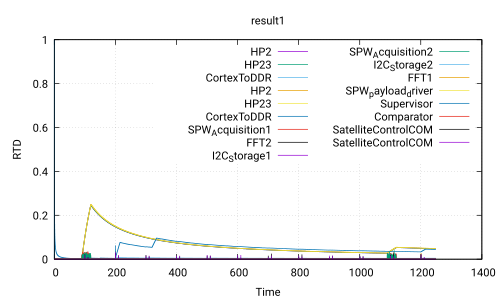

This chart was generated by the following gnuplot code:
 set title 'result1'
 set ylabel 'RTD'
 set xlabel 'Time'
 set grid
 set term pdf
 set output 'Use_case_DoubleCamera_Safety.ATIPPIC.executable320.0_0.0.pdf'
 plot 'Use_case_DoubleCamera_Safety.ATIPPIC.executable320.0_0.0.csv' using 1:2 with lines title 'HP2','Use_case_DoubleCamera_Safety.ATIPPIC.executable320.0_0.0.csv' using 1:3 with lines title 'HP23','Use_case_DoubleCamera_Safety.ATIPPIC.executable320.0_0.0.csv' using 1:4 with lines title 'CortexToDDR','Use_case_DoubleCamera_Safety.ATIPPIC.executable320.0_0.0.csv' using 1:5 with lines title 'HP2','Use_case_DoubleCamera_Safety.ATIPPIC.executable320.0_0.0.csv' using 1:6 with lines title 'HP23','Use_case_DoubleCamera_Safety.ATIPPIC.executable320.0_0.0.csv' using 1:7 with lines title 'CortexToDDR','Use_case_DoubleCamera_Safety.ATIPPIC.executable320.0_0.0.csv' using 1:8 with lines title 'SPW_Acquisition1','Use_case_DoubleCamera_Safety.ATIPPIC.executable320.0_0.0.csv' using 1:9 with lines title 'FFT2','Use_case_DoubleCamera_Safety.ATIPPIC.executable320.0_0.0.csv' using 1:10 with lines title 'I2C_Storage1','Use_case_DoubleCamera_Safety.ATIPPIC.executable320.0_0.0.csv' using 1:11 with lines title 'SPW_Acquisition2','Use_case_DoubleCamera_Safety.ATIPPIC.executable320.0_0.0.csv' using 1:12 with lines title 'I2C_Storage2','Use_case_DoubleCamera_Safety.ATIPPIC.executable320.0_0.0.csv' using 1:13 with lines title 'FFT1','Use_case_DoubleCamera_Safety.ATIPPIC.executable320.0_0.0.csv' using 1:14 with lines title 'SPW_payload_driver','Use_case_DoubleCamera_Safety.ATIPPIC.executable320.0_0.0.csv' using 1:15 with lines title 'Supervisor','Use_case_DoubleCamera_Safety.ATIPPIC.executable320.0_0.0.csv' using 1:16 with lines title 'Comparator','Use_case_DoubleCamera_Safety.ATIPPIC.executable320.0_0.0.csv' using 1:17 with lines title 'SatelliteControlCOM','Use_case_DoubleCamera_Safety.ATIPPIC.executable320.0_0.0.csv' using 1:18 with lines title 'SatelliteControlCOM'
